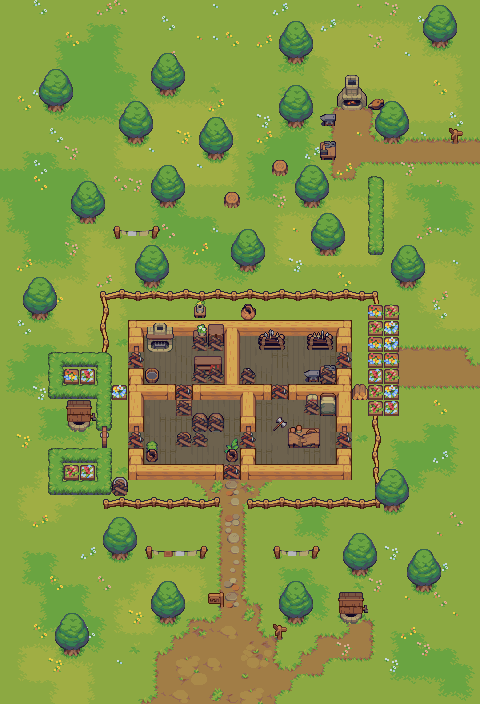

A level layout from a 2D game, rendered from its tile map. Below: a short description, then the map file with tile-grid data replaced by summaries:
An orthogonal 30x44 tile map with 16x16 px tiles, 6 tile layers (ground, walls, good_items, overlap_items, ...), 1 hidden layer not drawn.

<map version="1.2" tiledversion="1.3.2" orientation="orthogonal" renderorder="right-down" compressionlevel="2" width="30" height="44" tilewidth="16" tileheight="16" infinite="0" nextlayerid="9" nextobjectid="1">
 <editorsettings>
  <chunksize width="32" height="32" />
  <export target="assets/maps/level4.json" format="json" />
 </editorsettings>
 <properties>
  <property name="endPos" value="{&quot;x&quot;:14,&quot;y&quot;:31}" />
  <property name="score" type="int" value="750" />
  <property name="startPos" value="[{&quot;x&quot;:18,&quot;y&quot;:26}]" />
 </properties>
 <tileset firstgid="1" name="base" tilewidth="16" tileheight="16" spacing="2" margin="1" tilecount="1024" columns="32">
  <image source="assets/images/Village_Tileset.png" width="576" height="576" />
  <terraintypes>
   <terrain name="grass1" tile="0" />
   <terrain name="grass2" tile="0" />
   <terrain name="grass3" tile="0" />
   <terrain name="rocks" tile="0" />
   <terrain name="step1" tile="0" />
   <terrain name="step2" tile="0" />
   <terrain name="step3" tile="0" />
   <terrain name="grass0" tile="0" />
  </terraintypes>
  <tile id="0" terrain="7,7,7,0" />
  <tile id="1" terrain="7,7,0,0" />
  <tile id="2" terrain="7,7,0,7" />
  <tile id="3" terrain="7,0,0,0" />
  <tile id="4" terrain="0,7,0,0" />
  <tile id="5" terrain="7,7,7,2" />
  <tile id="6" terrain="7,7,2,2" />
  <tile id="7" terrain="7,7,2,7" />
  <tile id="8" terrain="7,2,2,2" />
  <tile id="9" terrain="2,7,2,2" />
  <tile id="10" terrain="7,7,7,1" />
  <tile id="11" terrain="7,7,1,1" />
  <tile id="12" terrain="7,7,1,7" />
  <tile id="13" terrain="7,1,1,1" />
  <tile id="14" terrain="1,7,1,1" />
  <tile id="15" terrain=",,,3" />
  <tile id="16" terrain=",,3,3" />
  <tile id="17" terrain=",,3," />
  <tile id="18" terrain=",3,3,3" />
  <tile id="19" terrain="3,,3,3" />
  <tile id="32" terrain="7,0,7,0" />
  <tile id="33" terrain="0,0,0,0" />
  <tile id="34" terrain="0,7,0,7" />
  <tile id="35" terrain="0,0,7,0" />
  <tile id="36" terrain="0,0,0,7" />
  <tile id="37" terrain="7,2,7,2" />
  <tile id="38" terrain="2,2,2,2" />
  <tile id="39" terrain="2,7,2,7" />
  <tile id="40" terrain="2,2,7,2" />
  <tile id="41" terrain="2,2,2,7" />
  <tile id="42" terrain="7,1,7,1" />
  <tile id="43" terrain="1,1,1,1" />
  <tile id="44" terrain="1,7,1,7" />
  <tile id="45" terrain="1,1,7,1" />
  <tile id="46" terrain="1,1,1,7" />
  <tile id="47" terrain=",3,,3" />
  <tile id="48" terrain="3,3,3,3" />
  <tile id="49" terrain="3,,3," />
  <tile id="50" terrain="3,3,,3" />
  <tile id="51" terrain="3,3,3," />
  <tile id="64" terrain="7,0,7,7" />
  <tile id="65" terrain="0,0,7,7" />
  <tile id="66" terrain="0,7,7,7" />
  <tile id="67" terrain="7,0,0,7" />
  <tile id="68" terrain="0,7,7,0" />
  <tile id="69" terrain="7,2,7,7" />
  <tile id="70" terrain="2,2,7,7" />
  <tile id="71" terrain="2,7,7,7" />
  <tile id="72" terrain="7,2,2,7" />
  <tile id="73" terrain="2,7,7,2" />
  <tile id="74" terrain="7,1,7,7" />
  <tile id="75" terrain="1,1,7,7" />
  <tile id="76" terrain="1,7,7,7" />
  <tile id="77" terrain="7,1,1,7" />
  <tile id="78" terrain="1,7,7,1" />
  <tile id="79" terrain=",3,," />
  <tile id="80" terrain="3,3,," />
  <tile id="81" terrain="3,,," />
  <tile id="82" terrain=",3,3," />
  <tile id="83" terrain="3,,,3" />
  <tile id="96" terrain="7,7,7,7" />
  <tile id="97" terrain="7,7,7,7" probability="0.075" />
  <tile id="98" terrain="7,7,7,7" probability="0.075" />
  <tile id="102" terrain="1,1,1,1" />
  <tile id="103" terrain="1,1,1,1" />
  <tile id="104" terrain="1,1,1,1" />
  <tile id="105" terrain="1,1,1,1" />
  <tile id="106" terrain="1,1,1,1" probability="0" />
  <tile id="107" terrain="1,1,1,1" probability="0" />
  <tile id="108" terrain="1,1,1,1" probability="0" />
  <tile id="109" terrain="1,1,1,1" probability="0" />
  <tile id="110" terrain="1,1,1,1" probability="0" />
  <tile id="111" terrain="1,1,1,1" probability="0" />
  <tile id="112" terrain="1,1,1,1" probability="0" />
  <tile id="113" terrain="1,1,1,1" probability="0" />
  <tile id="134" terrain="1,1,1,1" />
  <tile id="135" terrain="1,1,1,1" />
  <tile id="136" terrain="1,1,1,1" probability="0.5" />
  <tile id="137" terrain="1,1,1,1" probability="0" />
  <tile id="138" terrain="1,1,1,1" probability="0" />
  <tile id="139" terrain="1,1,1,1" probability="0" />
  <tile id="140" terrain="1,1,1,1" probability="0" />
  <tile id="141" terrain="1,1,1,1" probability="0" />
  <tile id="142" terrain="1,1,1,1" probability="0" />
  <tile id="143" terrain="1,1,1,1" probability="0" />
  <tile id="144" terrain="1,1,1,1" probability="0" />
  <tile id="145" terrain="1,1,1,1" probability="0" />
  <tile id="372" terrain=",,,4" />
  <tile id="373" terrain=",,4,4" />
  <tile id="374" terrain=",,4," />
  <tile id="375" terrain=",4,4,4" />
  <tile id="376" terrain="4,,4,4" />
  <tile id="404" terrain=",4,,4" />
  <tile id="405" terrain="4,4,4,4" />
  <tile id="406" terrain="4,,4," />
  <tile id="407" terrain="4,4,,4" />
  <tile id="408" terrain="4,4,4," />
  <tile id="436" terrain=",4,," />
  <tile id="437" terrain="4,4,," />
  <tile id="438" terrain="4,,," />
  <tile id="468" terrain=",,,5" />
  <tile id="469" terrain=",,5,5" />
  <tile id="470" terrain=",,5," />
  <tile id="471" terrain=",5,5,5" />
  <tile id="472" terrain="5,,5,5" />
  <tile id="475" terrain=",,,6" />
  <tile id="476" terrain=",,6,6" />
  <tile id="477" terrain=",,6," />
  <tile id="478" terrain=",6,6,6" />
  <tile id="479" terrain="6,,6,6" />
  <tile id="500" terrain=",5,,5" />
  <tile id="501" terrain="5,5,5,5" />
  <tile id="502" terrain="5,,5," />
  <tile id="503" terrain="5,5,,5" />
  <tile id="504" terrain="5,5,5," />
  <tile id="507" terrain=",6,,6" />
  <tile id="508" terrain="6,6,6,6" />
  <tile id="509" terrain="6,,6," />
  <tile id="510" terrain="6,6,,6" />
  <tile id="511" terrain="6,6,6," />
  <tile id="532" terrain=",5,," />
  <tile id="533" terrain="5,5,," />
  <tile id="534" terrain="5,,," />
  <tile id="539" terrain=",6,," />
  <tile id="540" terrain="6,6,," />
  <tile id="541" terrain="6,,," />
 </tileset>
 <layer id="1" name="ground" width="30" height="44">
  <data>[1320 cells, 1320 non-empty, 71 distinct tile ids]</data>
 </layer>
 <layer id="2" name="walls" width="30" height="44">
  <data>[1320 cells, 320 non-empty, 78 distinct tile ids]</data>
 </layer>
 <layer id="4" name="good_items" width="30" height="44">
  <data>[1320 cells, 31 non-empty, 25 distinct tile ids]</data>
 </layer>
 <layer id="8" name="overlap_items" width="30" height="44">
  <data>[1320 cells, 24 non-empty, 19 distinct tile ids]</data>
 </layer>
 <layer id="5" name="bad_items" width="30" height="44">
  <data>[1320 cells, 33 non-empty, 11 distinct tile ids]</data>
 </layer>
 <layer id="3" name="trees" width="30" height="44">
  <data>[1320 cells, 264 non-empty, 40 distinct tile ids]</data>
 </layer>
 <layer id="7" name="roof" width="30" height="44" visible="0">
  <data>[1320 cells, 176 non-empty, 33 distinct tile ids]</data>
 </layer>
</map>